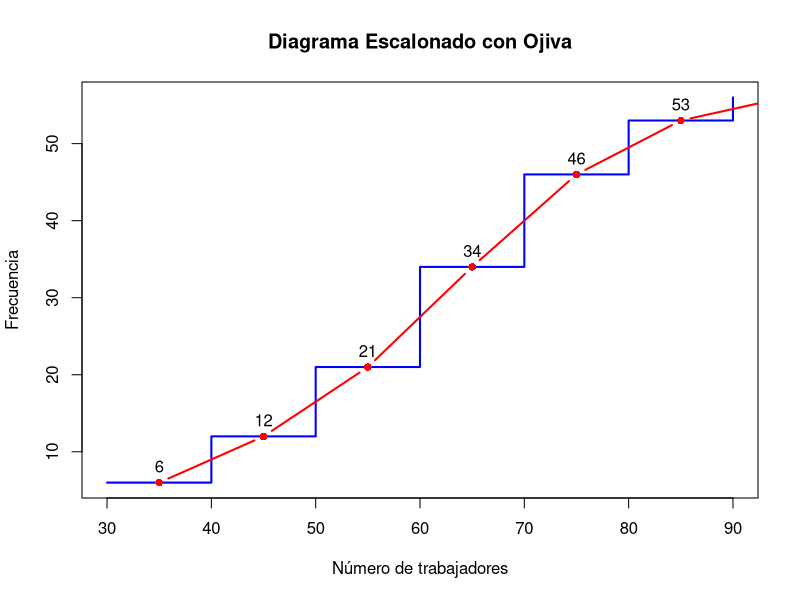

The R source for this figure:
# A. partir de esta distribuci´on de frecuencias, calcule el n´umero total de
# galones vendidos la semana pasada. (2 puntos)

ventas <- data.frame(
  limite_inferior = c(0, 10, 20, 30, 40, 50, 60, 70),
  limete_superior = c(10, 20, 30, 40, 50, 60, 70, 80),
  f_absoluta = c(10, 20, 30, 25, 15, 10, 5, 5)
)

ventas$marca_clase = (ventas$limite_inferior + ventas$limete_superior) / 2

ventas$mc_por_fa = ventas$marca_clase * ventas$f_absoluta

ventas_total = sum(ventas$mc_por_fa)
n = sum(ventas$f_absoluta)

cat('EL número total de galones vendidos es', ventas_total, 'mil')

# B. Determina la media de los galones vendidos en cada operaci´on.
media_operacion = ventas_total / n

cat('La media de las operaciones es: ', media_operacion, 'mil')

# C. ¿La moda se encuentra por debajo o por arriba de los 25 000 galones?
# ¿C´omo lo sabe?

intervalo_modal = which.max(ventas$f_absoluta)
Li = ventas$limite_inferior[intervalo_modal]
A = ventas$limete_superior[intervalo_modal] - ventas$limite_inferior[intervalo_modal]
fi = ventas$f_absoluta[intervalo_modal]
fi_menos_1 = ventas$f_absoluta[intervalo_modal-1]
fi_mas_1 = ventas$f_absoluta[intervalo_modal+1]

moda_ventas = Li + A*((fi - fi_menos_1)/((fi - fi_menos_1)+(fi - fi_mas_1)))

cat('La moda de las ventas es:', moda_ventas, 'mil, que es superior a 25 mil')

# D. Calcule la mediana de las ventas.
ventas$f_a_acumulada = cumsum(ventas$f_absoluta)

intervalo_medinal = which(ventas$f_a_acumulada >= n/2)[1]
Li = ventas$limite_inferior[intervalo_medinal]
A = ventas$limete_superior[intervalo_medinal] - ventas$limite_inferior[intervalo_medinal]
fi = ventas$f_absoluta[intervalo_medinal]
Fi_1 = ventas$f_a_acumulada[intervalo_medinal-1]

mediana = Li + A/fi * (n/2 - Fi_1)

datos_empresas <- c(73, 95, 61, 46, 70, 55, 87, 65, 75, 48, 69, 75, 75, 39, 63, 82, 
                    58, 43, 38, 64, 69, 79, 47, 63, 63, 81, 59, 77, 84, 34, 75, 93, 
                    67, 89, 66, 52, 59, 36, 62, 43, 75, 52, 59, 87, 74, 30, 95, 38, 
                    50, 72, 44, 53, 68, 72, 82, 63)

# a) Elaborar la tabla de frecuencias usando la regla de Sturges. (2 puntos)

R = max(datos_empresas) - min(datos_empresas)
rango = range(datos_empresas)
K = ceiling(1 + 3.322 * log10(length(datos_empresas)))
A = ceiling(R/K)
n = length(datos_empresas)

rule = seq(rango[1], rango[2] + A, by = A)
rule_1 = seq(rango[1], rango[2], by = A)
marca_de_clase = (rule[-length(rule)] + rule[-1]) / 2 
i = cut(datos_empresas, breaks = rule, right = FALSE)
tabla <- table(i)
intervalos <- levels(i)
f_absoluta <- as.numeric(tabla)
f_a_acumulada <- cumsum(f_absoluta)
f_relativa <- f_absoluta / n
f_r_acumulada <- cumsum(f_relativa)
f_porcentual <- f_relativa * 100 
f_p_acumulada <- cumsum(f_porcentual)

frecuencia_empresas <-data.frame(
  intervalos,
  f_absoluta,
  f_a_acumulada,
  f_relativa,
  f_r_acumulada,
  f_porcentual,
  f_p_acumulada
)

# b) Interpretar: f5, h2. (2 puntos)

f_5 = frecuencia_empresas$f_absoluta[5]
cat('tal .... es ', f_5)
h_2 = frecuencia_empresas$f_relativa[2]
cat('tal .... es ', h_2)

#c) Elaborar el diagrama escalonado y la ojiva respectiva. (2 puntos)
plot(rule_1, frecuencia_empresas$f_a_acumulada, 
     type = "s", xlab = "Número de trabajadores", 
     ylab = "Frecuencia", 
     main = "Diagrama Escalonado con Ojiva", 
     col = "blue", lwd = 2)

lines(marca_de_clase, 
      frecuencia_empresas$f_a_acumulada, 
      type = "b", col = "red", pch = 16, lwd = 2
)
text(marca_de_clase, 
     frecuencia_empresas$f_a_acumulada, 
     labels = frecuencia_empresas$f_a_acumulada, 
     pos = 3, col = "black")


# D. Calcular la media aritm´etica (¯x) y la mediana (Me)
#para datos agrupadosy no agrupados. (2 puntos)

#e) Calcular la moda (Mo) para datos agrupados y no agrupados.


# No agrupadas 

media_empresas = mean(datos_empresas)
mediana_empresas = median(datos_empresas)

moda_empresas =  as.numeric(names(sort(table(datos_empresas), decreasing = TRUE)[1]))

# Agrupados

media_agrupada = sum(marca_de_clase * frecuencia_empresas$f_absoluta) / n

intervalo_modal = which.max(frecuencia_empresas$f_absoluta)

Li =  rule_1[intervalo_modal]
fi = frecuencia_empresas$f_absoluta[intervalo_modal]
fi_menos_1 = frecuencia_empresas$f_absoluta[intervalo_modal-1]
fi_mas_1 = frecuencia_empresas$f_absoluta[intervalo_modal+1]

moda_agrupada = Li + A*((fi - fi_menos_1)/((fi - fi_menos_1)+(fi - fi_mas_1)))

cat('La moda es:', moda_agrupada)

# mediana agrupada

intervalo_medinal = which(frecuencia_empresas$f_a_acumulada >= n/2)[1]
Li = rule_1[intervalo_medinal]
fi = frecuencia_empresas$f_absoluta[intervalo_medinal]
Fi_1 = frecuencia_empresas$f_a_acumulada[intervalo_medinal-1]

mediana = Li + A/fi * (n/2 - Fi_1)